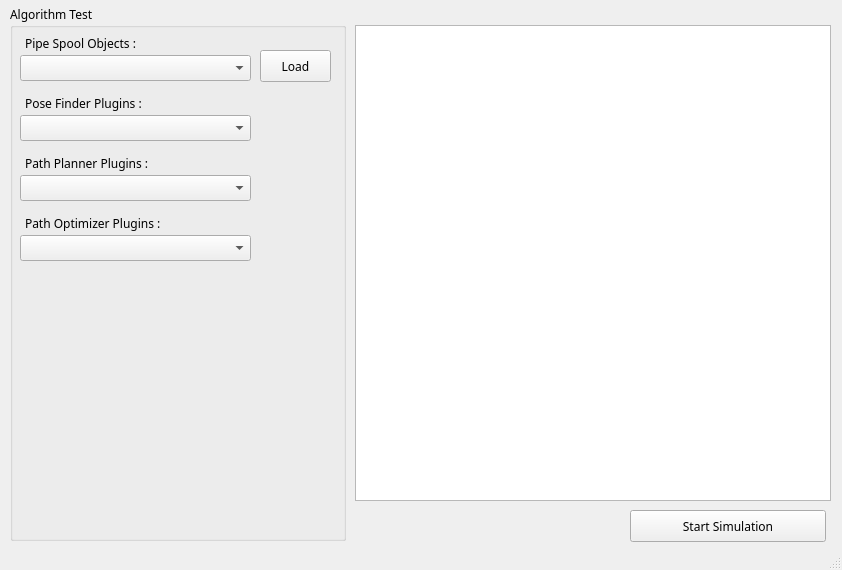
<?xml version="1.0" encoding="UTF-8"?>
<ui version="4.0">
 <author>IAE</author>
 <class>MainWindow</class>
 <widget class="QMainWindow" name="MainWindow">
  <property name="geometry">
   <rect>
    <x>0</x>
    <y>0</y>
    <width>842</width>
    <height>570</height>
   </rect>
  </property>
  <property name="font">
   <font>
    <family>NanumSquare</family>
   </font>
  </property>
  <property name="windowTitle">
   <string/>
  </property>
  <property name="windowIcon">
   <iconset theme="document-save-as">
    <normaloff>../../../../.designer/backup</normaloff>../../../../.designer/backup</iconset>
  </property>
  <property name="toolTip">
   <string/>
  </property>
  <property name="styleSheet">
   <string notr="true"/>
  </property>
  <widget class="QWidget" name="centralwidget">
   <widget class="QGroupBox" name="groupBox_2">
    <property name="geometry">
     <rect>
      <x>10</x>
      <y>5</y>
      <width>336</width>
      <height>536</height>
     </rect>
    </property>
    <property name="title">
     <string>Algorithm Test</string>
    </property>
    <widget class="QComboBox" name="cbx_plugin_pathplanner">
     <property name="geometry">
      <rect>
       <x>10</x>
       <y>170</y>
       <width>231</width>
       <height>26</height>
      </rect>
     </property>
    </widget>
    <widget class="QLabel" name="label">
     <property name="geometry">
      <rect>
       <x>15</x>
       <y>150</y>
       <width>221</width>
       <height>16</height>
      </rect>
     </property>
     <property name="text">
      <string>Path Planner Plugins :</string>
     </property>
    </widget>
    <widget class="QLabel" name="label_2">
     <property name="geometry">
      <rect>
       <x>15</x>
       <y>210</y>
       <width>221</width>
       <height>16</height>
      </rect>
     </property>
     <property name="text">
      <string>Path Optimizer Plugins :</string>
     </property>
    </widget>
    <widget class="QComboBox" name="cbx_plugin_optimizer">
     <property name="geometry">
      <rect>
       <x>10</x>
       <y>230</y>
       <width>231</width>
       <height>26</height>
      </rect>
     </property>
    </widget>
    <widget class="QLabel" name="label_3">
     <property name="geometry">
      <rect>
       <x>15</x>
       <y>30</y>
       <width>221</width>
       <height>16</height>
      </rect>
     </property>
     <property name="text">
      <string>Pipe Spool Objects :</string>
     </property>
    </widget>
    <widget class="QComboBox" name="cbx_pipe_spool">
     <property name="geometry">
      <rect>
       <x>10</x>
       <y>50</y>
       <width>231</width>
       <height>26</height>
      </rect>
     </property>
    </widget>
    <widget class="QPushButton" name="btn_load_spool">
     <property name="geometry">
      <rect>
       <x>250</x>
       <y>45</y>
       <width>71</width>
       <height>32</height>
      </rect>
     </property>
     <property name="text">
      <string>Load</string>
     </property>
    </widget>
    <widget class="QLabel" name="label_4">
     <property name="geometry">
      <rect>
       <x>15</x>
       <y>90</y>
       <width>221</width>
       <height>16</height>
      </rect>
     </property>
     <property name="text">
      <string>Pose Finder Plugins :</string>
     </property>
    </widget>
    <widget class="QComboBox" name="cbx_plugin_posefinder">
     <property name="geometry">
      <rect>
       <x>10</x>
       <y>110</y>
       <width>231</width>
       <height>26</height>
      </rect>
     </property>
    </widget>
   </widget>
   <widget class="QPushButton" name="btn_start_simulation">
    <property name="geometry">
     <rect>
      <x>630</x>
      <y>510</y>
      <width>196</width>
      <height>32</height>
     </rect>
    </property>
    <property name="text">
     <string>Start Simulation</string>
    </property>
   </widget>
   <widget class="QListView" name="list_process_status">
    <property name="geometry">
     <rect>
      <x>355</x>
      <y>25</y>
      <width>476</width>
      <height>476</height>
     </rect>
    </property>
   </widget>
  </widget>
  <widget class="QStatusBar" name="statusbar"/>
  <action name="actionExit">
   <property name="text">
    <string>Exit</string>
   </property>
  </action>
 </widget>
 <resources/>
 <connections/>
 <designerdata>
  <property name="gridDeltaX">
   <number>5</number>
  </property>
  <property name="gridDeltaY">
   <number>5</number>
  </property>
  <property name="gridSnapX">
   <bool>true</bool>
  </property>
  <property name="gridSnapY">
   <bool>true</bool>
  </property>
  <property name="gridVisible">
   <bool>true</bool>
  </property>
 </designerdata>
</ui>
